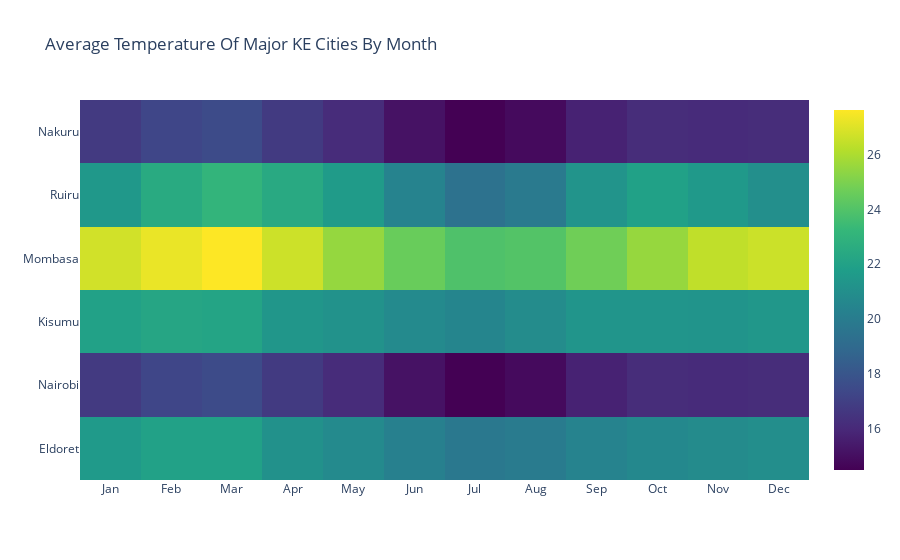

The notebook cell this image was saved under:
### Code cell
trace = go.Heatmap(z=heatmap['AverageTemperature'],
                   x=heatmap['month'].map(dict_month),
                   y=heatmap['City'],
                  colorscale='Viridis')
data=[trace]
layout = go.Layout(
    title='Average Temperature Of Major KE Cities By Month',
)
fig = go.Figure(data=data, layout=layout)
py.iplot(fig, filename='labelled-heatmap')

### Figure 1 — Plotly figure (JSON) as saved in the notebook; plotly's stock layout.template omitted (floating-point values rounded to 4 significant figures)
{"data": [{"colorscale": [[0, "#440154"], [0.1111, "#482878"], [0.2222, "#3e4989"], [0.3333, "#31688e"], [0.4444, "#26828e"], [0.5556, "#1f9e89"], [0.6667, "#35b779"], [0.7778, "#6ece58"], [0.8889, "#b5de2b"], [1, "#fde725"]], "type": "heatmap", "x": ["Jan", "Jan", "Jan", "Jan", "Jan", "Jan", "Feb", "Feb", "Feb", "Feb", "Feb", "Feb", "Mar", "Mar", "Mar", "Mar", "Mar", "Mar", "Apr", "Apr", "Apr", "Apr", "Apr", "Apr", "May", "May", "May", "May", "May", "May", "Jun", "Jun", "Jun", "Jun", "Jun", "Jun", "Jul", "Jul", "Jul", "Jul", "Jul", "Jul", "Aug", "Aug", "Aug", "Aug", "Aug", "Aug", "Sep", "Sep", "Sep", "Sep", "Sep", "Sep", "Oct", "Oct", "Oct", "Oct", "Oct", "Oct", "Nov", "Nov", "Nov", "Nov", "Nov", "Nov", "Dec", "Dec", "Dec", "Dec", "Dec", "Dec"], "y": ["Eldoret", "Nairobi", "Kisumu", "Mombasa", "Ruiru", "Nakuru", "Ruiru", "Nakuru", "Nairobi", "Kisumu", "Eldoret", "Mombasa", "Ruiru", "Nairobi", "Eldoret", "Kisumu", "Nakuru", "Mombasa", "Mombasa", "Nairobi", "Kisumu", "Nakuru", "Ruiru", "Eldoret", "Nairobi", "Kisumu", "Nakuru", "Eldoret", "Mombasa", "Ruiru", "Nakuru", "Nairobi", "Ruiru", "Eldoret", "Mombasa", "Kisumu", "Kisumu", "Eldoret", "Mombasa", "Ruiru", "Nakuru", "Nairobi", "Ruiru", "Nakuru", "Mombasa", "Kisumu", "Eldoret", "Nairobi", "Eldoret", "Nakuru", "Mombasa", "Nairobi", "Kisumu", "Ruiru", "Ruiru", "Eldoret", "Nairobi", "Nakuru", "Kisumu", "Mombasa", "Eldoret", "Nakuru", "Kisumu", "Ruiru", "Mombasa", "Nairobi", "Mombasa", "Nairobi", "Kisumu", "Eldoret", "Nakuru", "Ruiru"], "z": [21.57, 16.73, 21.98, 26.73, 21.49, 16.73, 22.49, 17.28, 17.28, 22.22, 21.97, 27.24, 23.09, 17.5, 21.96, 22.12, 17.5, 27.63, 26.65, 16.76, 21.38, 16.76, 22.42, 21.13, 16.12, 21.16, 16.12, 20.76, 25.51, 21.65, 15.13, 15.13, 20.38, 20.22, 24.56, 20.73, 20.49, 19.77, 23.92, 19.45, 14.49, 14.49, 19.86, 14.84, 24.03, 20.83, 19.92, 14.84, 20.4, 15.73, 24.73, 15.73, 21.3, 21.25, 21.95, 20.66, 16.17, 16.17, 21.34, 25.54, 20.79, 16.09, 21.27, 21.52, 26.4, 16.09, 26.62, 16.15, 21.42, 20.96, 16.15, 21.03]}], "layout": {"title": {"text": "Average Temperature Of Major KE Cities By Month"}}}
